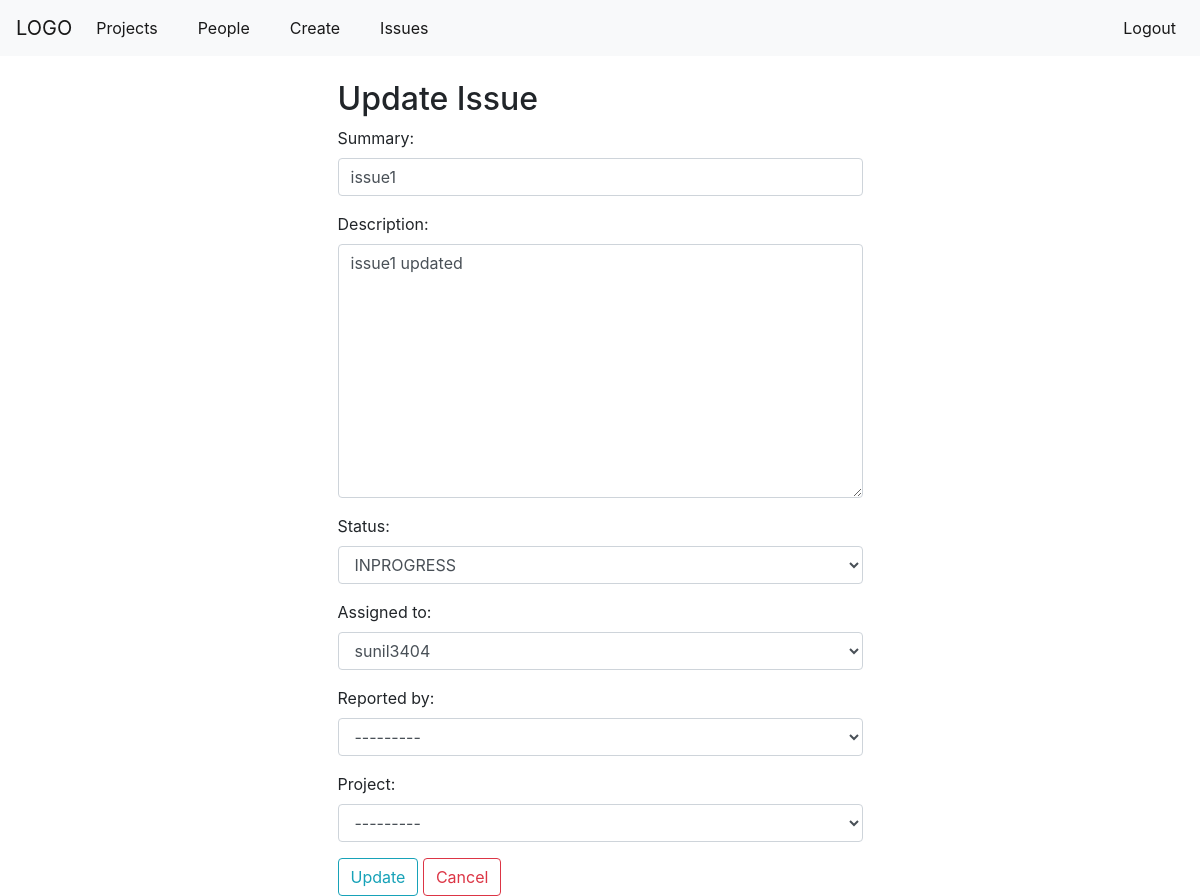
Screenshot of /update_jira/1 (signed in) with the database file from the repository.
### jira/models.py (models this page shows, shortened)
class JiraIssue(models.Model):
	summary = models.CharField(max_length=250)
	detail = models.TextField()
	status = models.CharField(max_length = 50, choices=status, default="new")
	reported_by = models.ForeignKey(User, null=True, on_delete=models.SET_NULL, related_name='issue_reported_by')
	assigned_to = models.ForeignKey(User, null=True, on_delete=models.CASCADE, related_name='issue_assigned_to')
	date_created = models.DateTimeField(auto_now_add=True)
	date_updated = models.DateTimeField(auto_now=True)
	project_name = models.ForeignKey(JiraProject, null=True, on_delete=models.CASCADE)
	class Meta:
		ordering = ['-date_updated']

### jira/views.py (the view)
# urls.py: path("update_jira/<pk>", views.updateJira, name='update-jira'),
@login_required
def updateJira(request, pk):
	obj = get_object_or_404(User, id=1)
	jira = JiraIssue.objects.get(id=pk)
	if request.method == 'POST':
		update_form = IssueForm(request.POST, instance=jira)
		if update_form.is_valid():
			update_form.save()
			return redirect('jira-home')
	update_form  = IssueForm(instance=jira)
	context = {
		'update_form' : update_form
	}
	return render(request, 'jira/update_jira.html', context)

### jira/forms.py
class IssueForm(forms.ModelForm):
	class Meta:
		model = JiraIssue
		fields = ('summary', 'detail', 'status', 'assigned_to', 'reported_by','project_name')
		ordered = ['-date_created']
		labels = {
			'name' : 'Title',
			'detail' : 'Description',
			'project_name' : 'Project'
		}
		widgets = {
			'summary' : forms.TextInput(attrs={'class' : 'form-control'}),
			'detail' : forms.Textarea(attrs={'class' : 'form-control'}),
			'status' : forms.Select(attrs={'class' : 'form-control'}),
			'assigned_to' : forms.Select(attrs={'class' : 'form-control'}),
			'reported_by' : forms.Select(attrs={'class' : 'form-control'}),
			'project_name' : forms.Select(attrs={'class' : 'form-control'}),
		}

### projects/models.py (called while the page is built)
    def __str__(self) -> str:
        return self.name

### jira/templates/jira/update_jira.html
{% extends 'base.html' %}
{% block content %}
	<div class='container col-6'>
		<h2> Update Issue</h2>
		<form method='POST' action=''> {% csrf_token %}
			{{ update_form.as_p}}
			<button class='btn btn-outline-info' type="submit">Update</button>
			<a href="{% url 'user-jiras' %}"<button class='btn btn-outline-danger' type="submit">Cancel</button></a>
		</form>
	</div>
{% endblock %}

### rows the page displays
JiraIssue: summary "issue1", detail "issue1 updated", status "INPROGRESS", assigned_to "sunil3404", reported_by "---------", project_name "---------"
